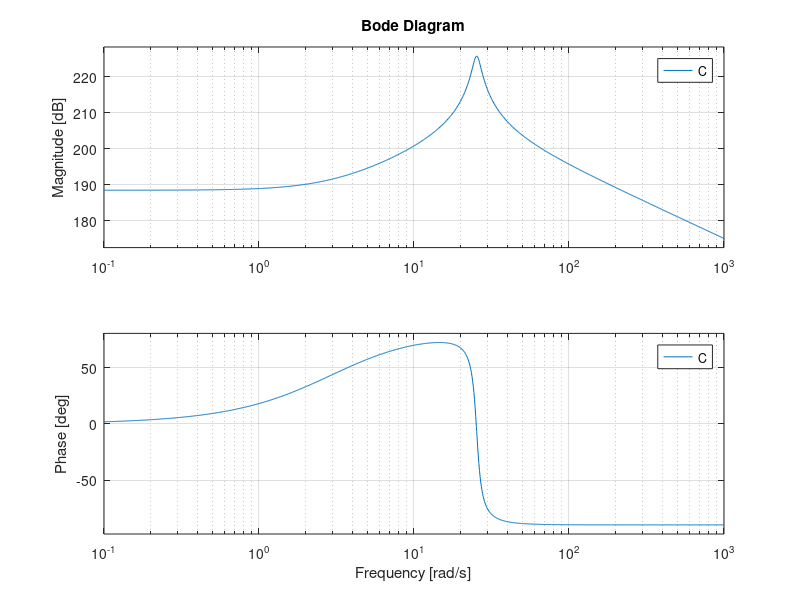

The MATLAB source for this figure:
clear; clc;

q_0 = 1e-05; % m^3/s
V = 1.75e-3; % m^3
beta_e = 1e+009; % Pa
p_3 = 1e5; % Pa
D_m = 6.67E-05/(2*pi); % m^3/rad
T_L = 300; % Nm
J_t = 0.1; % kg m^2
B_m = 0.3; % Nm/rad

s = tf('s');

A = beta_e/ (V*s);
B = D_m / (J_t*s + B_m);

C = A / ( 1 + A*B*D_m );
D = ( A*B*T_L - p_3 ) / A;

omega_h = sqrt( (beta_e*D_m^2) / (V*J_t) )
sigma_h = (B_m*V*omega_h) / (2*beta_e*D_m^2)
bode(C)